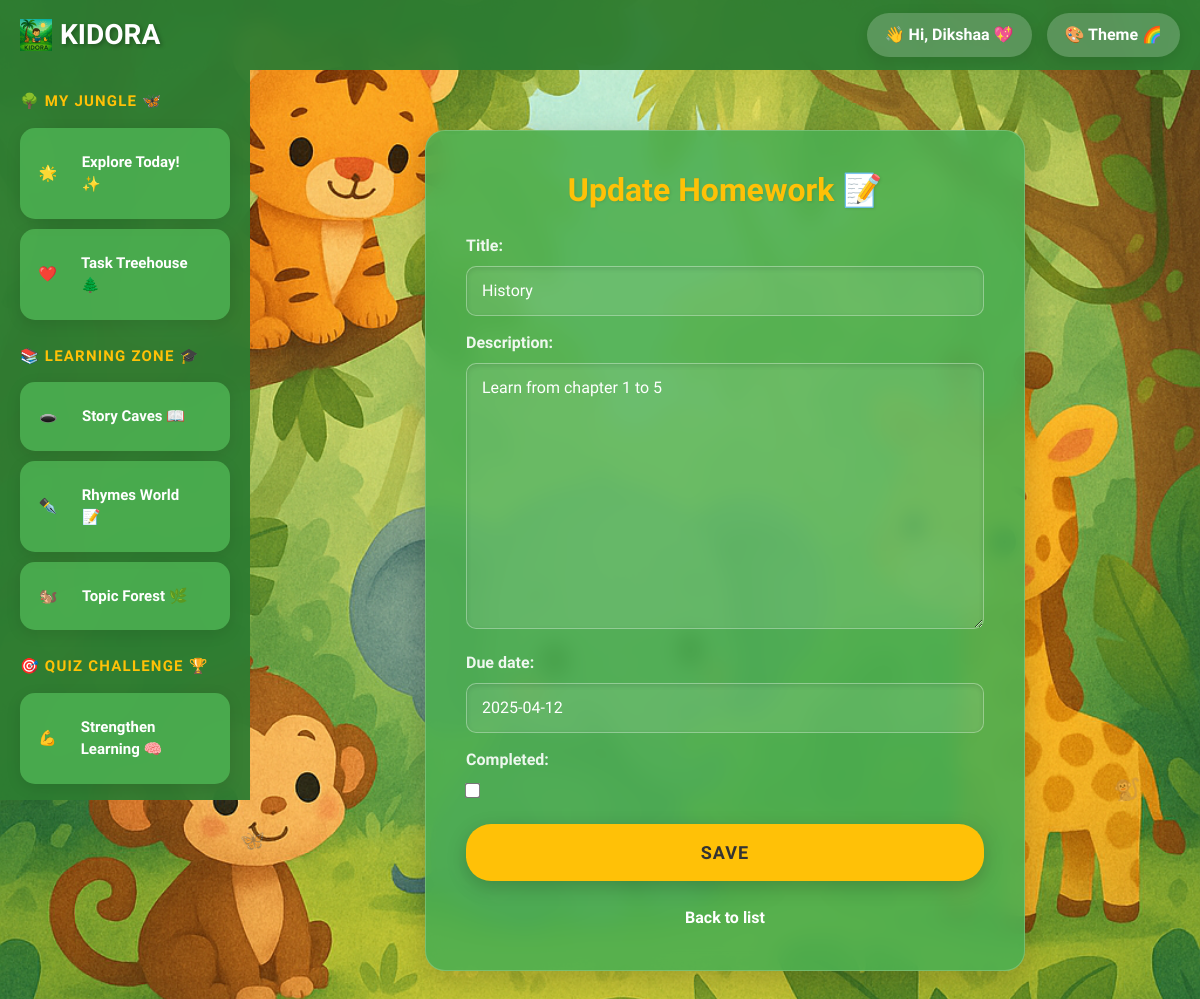
The app's page /homework/update/6/ (signed in) with its own data.
### homework/models.py (models this page shows, shortened)
class Homework(models.Model):
    user = models.ForeignKey(User, on_delete=models.CASCADE)
    title = models.CharField(max_length=200)
    description = models.TextField()
    due_date = models.DateField()
    completed = models.BooleanField(default=False)

### homework/views.py (the view)
# urls.py: path('update/<int:pk>/', views.update_homework, name='update_homework'),
@login_required
def update_homework(request, pk):
    homework = get_object_or_404(Homework, pk=pk, user=request.user)
    form = HomeworkForm(request.POST or None, instance=homework)
    if form.is_valid():
        form.save()
        return redirect('homework_list')
    return render(request, 'homework/homework_form.html', {'form': form,  'first_name': request.user.first_name})

### homework/forms.py
class HomeworkForm(forms.ModelForm):
    class Meta:
        model = Homework
        fields = ['title', 'description', 'due_date', 'completed']

### accounts/context_processors.py (called while the page is built)
def coins_context(request):
    coins = 0
    if request.user.is_authenticated:
        profile, created = UserProfile.objects.get_or_create(user=request.user, defaults={'coins': 250})
        if not created and profile.coins == 0:
            profile.coins = 250
            profile.save(update_fields=['coins'])
        coins = profile.coins
    return {'coins': coins}

### templates/homework/homework_form.html (shortened to what this page needs)
{% load static %}
<!DOCTYPE html>
<html lang="en">
<head>
    <link href="https://cdn.jsdelivr.net/npm/bootstrap@5.0.2/dist/css/bootstrap.min.css" rel="stylesheet">
</head>
<body class="theme-jungle">
    <div class="header">
        <div class="logo">
            <img src="{% static 'images/main_logo.jpeg' %}" alt="Kidora Logo" style="height: 32px; width: 32px; vertical-align: middle; margin-right: 8px;">
        <span style="font-weight: bold;"><span class="logo-text"><a href="{% url 'dashboard' %}" style="text-decoration: none; color: white;">  KIDORA</a></span></span>
        </div>
        <div class="header-right">
            <div class="user-info" onclick="toggleUserDropdown()">
                👋 Hi, {{first_name}} 💖
            </div>
            <div class="theme-selector" onclick="toggleThemeDropdown()">
                🎨 Theme 🌈
            </div>
        </div>
    </div>
    <div class="container">
        <div class="jungle-animals">
            <div class="butterfly">🦋</div>
            <div class="butterfly">🦋</div>
            <div class="butterfly">🦋</div>
            <div class="butterfly">🦋</div>
            <div class="monkey">🐒</div>
            <div class="monkey">🐒</div>
            <div class="monkey">🐒</div>
        </div>
        <div class="sidebar">
            <div class="nav-section">
                <div class="nav-title">🌳 My Jungle 🦋</div>
                <div class="nav-item">
                    <div class="nav-icon">🌟</div>
                    <a href="{% url 'dashboard' %}" class="user-option"> Explore Today! ✨ </a>
                </div>
                <div class="nav-item">
                    <div class="nav-icon">❤️</div>
                  <a href="{% url 'homework_list' %}" class="user-option"> Task Treehouse🌲</a>
                </div>
            </div>
            <div class="nav-section">
                <div class="nav-title">📚 Learning Zone 🎓</div>
                <div class="nav-item">
                    <div class="nav-icon">🕳️</div>
                    <a href="{% url 'story_generate' %}" class="user-option">Story Caves 📖</a>
                </div>
                <div class="nav-item">
                    <div class="nav-icon">✒️</div>
                    <a href="{% url 'rhyme_generator' %}" class="user-option">Rhymes World 📝</a>
                </div>
                <div class="nav-item">
                   <div class="nav-icon">🐿️</div>
                   <a href="{% url 'forest' %}" class="user-option"> Topic Forest 🌿</a>
               </div>
            </div>
            <div class="nav-section">
                <div class="nav-title">🎯 Quiz Challenge 🏆</div>
                <div class="nav-item">
                    <div class="nav-icon">💪</div>
                    <a href="{% url 'quiz' %}" class="user-option">Strengthen Learning 🧠</a>
                </div>
            </div>
        </div>
        <div class="main-content">
            <div class="homework-form-container">
                <h2>{{ form.instance.pk|yesno:"Update,Add" }} Homework 📝</h2>
                <form method="post">
                    {{ form.as_p }}
                    <button type="submit">Save</button>
                </form>
                <a href="{% url 'homework_list' %}" class="back-link">Back to list</a>
            </div>
        </div>
    </div>
</body>
</html>

### records on screen
Homework: instance.pk "Update", title "History", description "Learn from chapter 1 to 5", due_date "2025-04-12"

### other values on screen
{{ first_name }} "Dikshaa"
